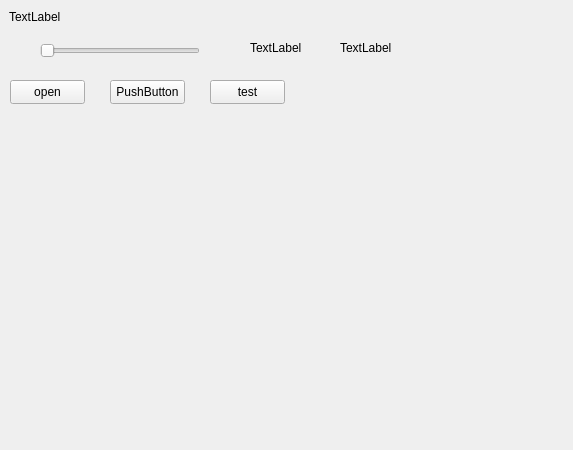
<?xml version="1.0" encoding="UTF-8"?>
<ui version="4.0">
 <class>NemoMusicPlayerClass</class>
 <widget class="QMainWindow" name="NemoMusicPlayerClass">
  <property name="geometry">
   <rect>
    <x>0</x>
    <y>0</y>
    <width>573</width>
    <height>450</height>
   </rect>
  </property>
  <property name="windowTitle">
   <string>NemoMusicPlayer</string>
  </property>
  <widget class="QWidget" name="centralWidget">
   <widget class="QPushButton" name="openButton">
    <property name="geometry">
     <rect>
      <x>10</x>
      <y>80</y>
      <width>75</width>
      <height>24</height>
     </rect>
    </property>
    <property name="text">
     <string>open</string>
    </property>
   </widget>
   <widget class="QLabel" name="label">
    <property name="geometry">
     <rect>
      <x>9</x>
      <y>9</y>
      <width>53</width>
      <height>16</height>
     </rect>
    </property>
    <property name="sizePolicy">
     <sizepolicy hsizetype="Preferred" vsizetype="Fixed">
      <horstretch>0</horstretch>
      <verstretch>0</verstretch>
     </sizepolicy>
    </property>
    <property name="text">
     <string>TextLabel</string>
    </property>
   </widget>
   <widget class="QPushButton" name="pushButton">
    <property name="geometry">
     <rect>
      <x>110</x>
      <y>80</y>
      <width>75</width>
      <height>24</height>
     </rect>
    </property>
    <property name="text">
     <string>PushButton</string>
    </property>
   </widget>
   <widget class="QPushButton" name="testButton">
    <property name="geometry">
     <rect>
      <x>210</x>
      <y>80</y>
      <width>75</width>
      <height>24</height>
     </rect>
    </property>
    <property name="text">
     <string>test</string>
    </property>
   </widget>
   <widget class="QSlider" name="horizontalSlider">
    <property name="geometry">
     <rect>
      <x>40</x>
      <y>40</y>
      <width>160</width>
      <height>22</height>
     </rect>
    </property>
    <property name="orientation">
     <enum>Qt::Horizontal</enum>
    </property>
   </widget>
   <widget class="QLabel" name="label_2">
    <property name="geometry">
     <rect>
      <x>340</x>
      <y>40</y>
      <width>53</width>
      <height>16</height>
     </rect>
    </property>
    <property name="text">
     <string>TextLabel</string>
    </property>
   </widget>
   <widget class="QLabel" name="label_3">
    <property name="geometry">
     <rect>
      <x>250</x>
      <y>40</y>
      <width>53</width>
      <height>16</height>
     </rect>
    </property>
    <property name="text">
     <string>TextLabel</string>
    </property>
   </widget>
  </widget>
 </widget>
 <layoutdefault spacing="6" margin="11"/>
 <resources>
  <include location="NemoMusicPlayer.qrc"/>
 </resources>
 <connections/>
</ui>
